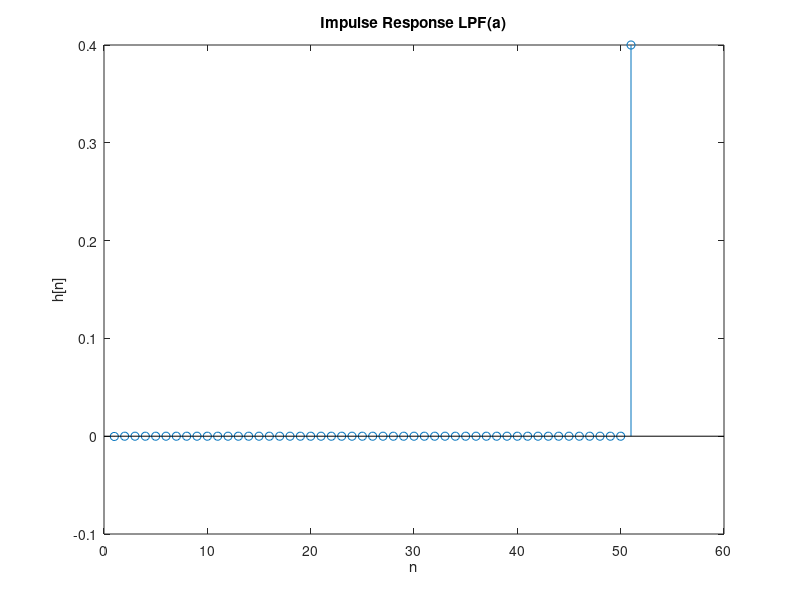
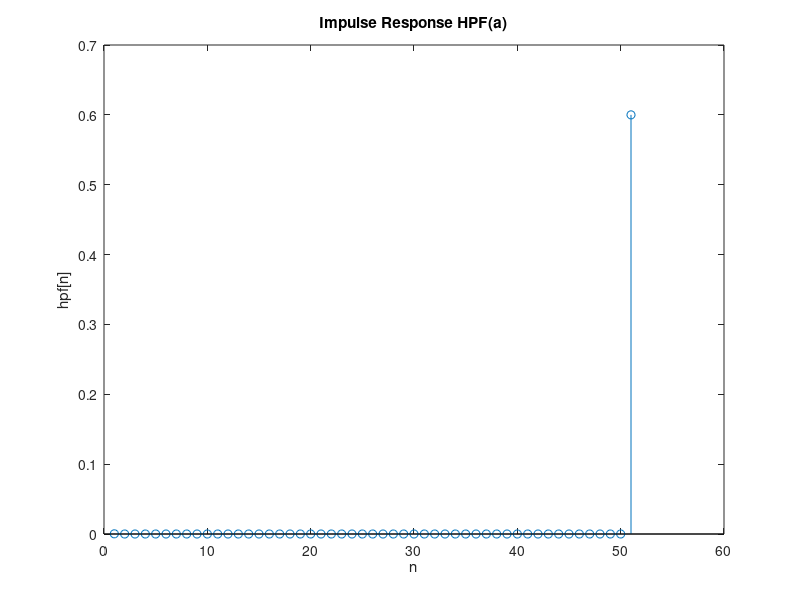

MATLAB code for these plots, in order: (Note: this script raises an error after producing the figures.)
close all, clear all;
fs = 8000;
ws = 1700*2*pi/fs;
wp = 1500*2*pi/fs;
wc = 0.5*(wp+ws);
n = [0:100];
h = (wc/pi)*sin(wc*(n-50))/(wc*(n-50));
h(51) = wc/pi;
figure, stem(h),title('Impulse Response LPF(a)');
xlabel('n'),ylabel('h[n]');

hpf = -h;
hpf(51) = 1 + hpf(51);
figure, stem(hpf),title('Impulse Response HPF(a)');
xlabel('n'),ylabel('hpf[n]');

a = imread('lena.png');
a=rgb2gray(a);
a=im2double(a);
%a(2, :) = [];
figure;
imshow(a);
title('Original');
b=[];

for i=1:1:186
    b=a(i,:);
    lpf_op1(i,:) = conv(b,h);
    hpf_op1(i,:)= conv(b,hpf);
end
figure(11);
imshow(lpf_op1);
title('LPF(a)');
figure(12);
imshow(hpf_op1);
title('HPF(a)');
for i=1:1:186
    lpf_op2(i,:) = downsample(lpf_op1(i,:),2);
    hpf_op2(i,:) = downsample(hpf_op1(i,:),2);
end
figure(13);
imshow(lpf_op2);
title('Downsample LPF(a)');
figure(14);
imshow(hpf_op2);
title('Downsample HPF(a)');
for i=1:1:186
    lpf_op3(i,:) = upsample(lpf_op2(i,:),2);
    hpf_op3(i,:) = upsample(hpf_op2(i,:),2);
end
figure(15);
imshow(lpf_op3);
title('Upsample LPF(a)');
figure(16);
imshow(hpf_op3);
title('Upsample HPF(a)');
for i=1:1:186
    b=a(i,:);
    dlpf(i,:) = conv(lpf_op3(i,:),h);
    dhpf(i,:) = conv(hpf_op3(i,:),hpf);
end
figure(17);
imshow(dlpf);
title('Synthesis LPF(a)');
figure(18);
imshow(dhpf);
title('Synthesis HPF(a)');
combined = dlpf+dhpf;
figure;
imshow(combined);
title('Reconstructed');